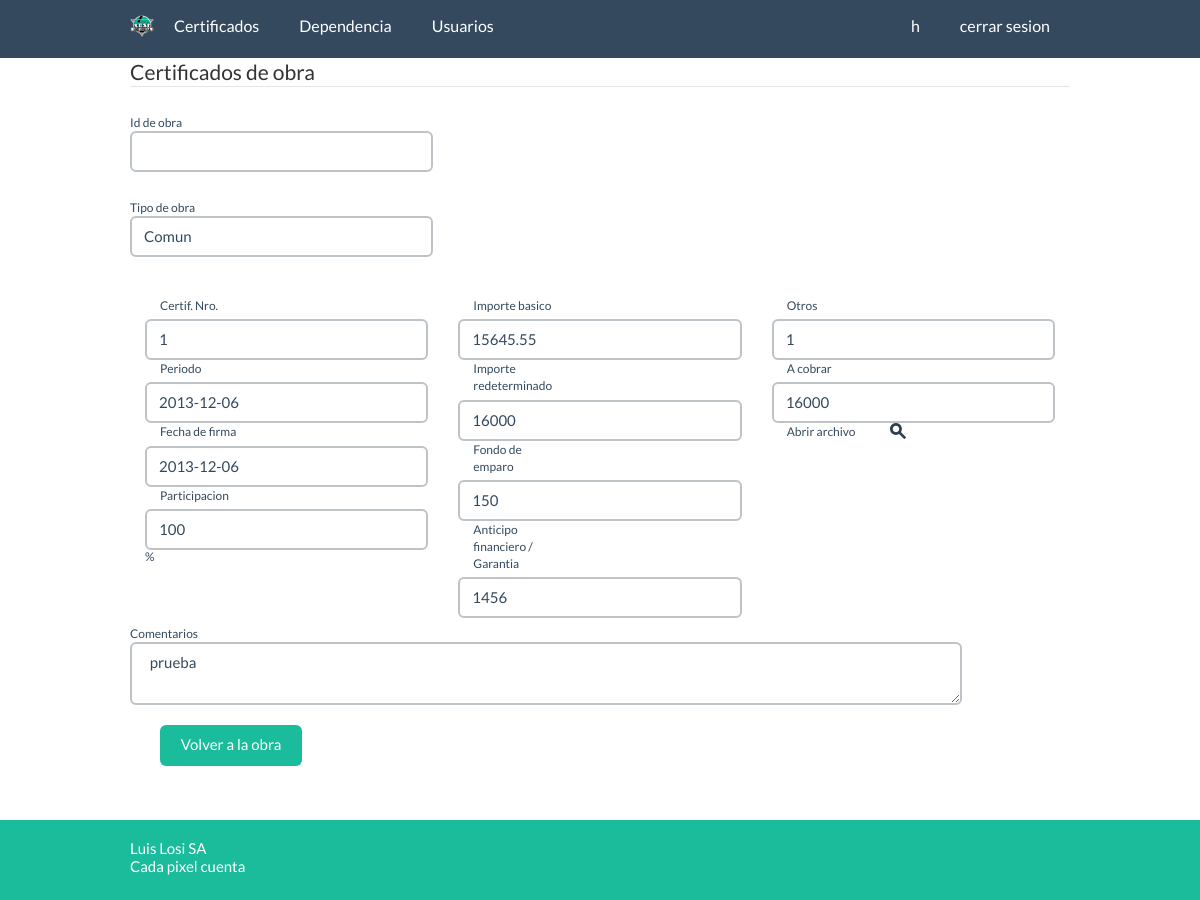
Screenshot of /certificados/muestra.php?id=1 (signed in) with the database file from the repository.
### tables this page shows
CREATE TABLE `tipocert` (
  `id` int(10) unsigned NOT NULL AUTO_INCREMENT,
  `descripcion` varchar(45) NOT NULL DEFAULT '',
  PRIMARY KEY (`id`)
);

CREATE TABLE `certificacion` (
  `id` int(10) unsigned NOT NULL AUTO_INCREMENT,
  `idObra` int(10) DEFAULT NULL,
  `certNro` int(10) unsigned DEFAULT NULL,
  `idTipo` int(10) unsigned DEFAULT NULL,
  `mes` varchar(15) DEFAULT NULL,
  `periodo` timestamp NULL DEFAULT NULL,
  `importeBasico` double DEFAULT NULL,
  `importeRedeterminado` double DEFAULT NULL,
  `fondoReparo` double DEFAULT NULL,
  `anticipoFinanciero` double DEFAULT NULL,
  `otrosDescuentos` double DEFAULT NULL,
  `aCobrar` double DEFAULT NULL,
  `comentario` varchar(50) DEFAULT NULL,
  `fecha` timestamp NULL DEFAULT NULL,
  `participacion` int(10) DEFAULT NULL,
  `imagen` varchar(250) DEFAULT NULL,
  `fechaFirma` timestamp NULL DEFAULT NULL,
  PRIMARY KEY (`id`),
  KEY `idObra` (`idObra`),
  KEY `FK_certificacion_2` (`idTipo`),
  CONSTRAINT `FK_certificacion_2` FOREIGN KEY (`idTipo`) REFERENCES `tipocert` (`id`),
  CONSTRAINT `FK_certificacion_ObraEjecutada` FOREIGN KEY (`idObra`) REFERENCES `obrasejecutadas` (`ID`)
);

### clases/ValueObject/TipocertValueObject.php (called while the page is built)
<?php
class TipocertValueObject {
    private $id, $descripcion;
    public function getId() {
        return $this->id;
    }
    public function setId($id) {
        $this->id = $id;
    }
    public function getDescripcion() {
        return $this->descripcion;
    }
    public function setDescripcion($descripcion) {
        $this->descripcion = $descripcion;
    }
}
?>

### clases/ActiveRecord/MysqlCertificacionActiveRecord.php (called while the page is built, shortened)
<?php
include_once '../clases/ValueObject/CertificacionValueObject.php';
class MysqlCertificacionActiveRecord implements ActiveRecord {
    public function buscarPorCertNro($oValueObject) {
        $sql = "SELECT * FROM certificacion";
        $sql .= " WHERE certNro = '".$oValueObject->getCertNro()."';";
        $resultado = mysql_query($sql);
        if($resultado){
            $fila = mysql_fetch_object($resultado);
            $oValueObject->setId($fila->id);
            $oValueObject->setIdObra($fila->idObra);
            $oValueObject->setCertNro($fila->certNro);
            $oValueObject->setIdTipo($fila->idTipo);
            $oValueObject->setMes($fila->mes);
            $oValueObject->setPeriodo($fila->periodo);
            $oValueObject->setImporteBasico($fila->importeBasico);
            $oValueObject->setImporteRedeterminado($fila->importeRedeterminado);
            $oValueObject->setFondoReparo($fila->fondoReparo);
            $oValueObject->setAnticipoFinanciero($fila->anticipoFinanciero);
            $oValueObject->setOtrosDescuentos($fila->otrosDescuentos);
            $oValueObject->setACobrar($fila->aCobrar);
            $oValueObject->setComentario($fila->comentario);
            $oValueObject->setFecha($fila->fecha);
            $oValueObject->setParticipacion($fila->participacion);
            $oValueObject->setImagen($fila->imagen);
            $oValueObject->setFechaFirma($fila->fechaFirma);
            return $oValueObject;
        } else {
            return FALSE;
        }
    }
}

### clases/ValueObject/CertificacionValueObject.php (called while the page is built, shortened)
<?php
class CertificacionValueObject {
    private $id, $idObra, $certNro, $idTipo, $mes, $periodo, $importeBasico;
    private $importeRedeterminado, $fondoReparo, $anticipoFinanciero;
    private $otrosDescuentos, $aCobrar, $comentario, $fecha;
    private $participacion, $imagen, $fechaFirma;
    public function getCertNro() {
        return $this->certNro;
    }
    public function setCertNro($certNro) {
        $this->certNro = $certNro;
    }
    public function getPeriodo() {
        return $this->periodo;
    }
    public function setPeriodo($periodo) {
        $this->periodo = $periodo;
    }
    public function getImporteBasico() {
        return $this->importeBasico;
    }
    public function setImporteBasico($importeBasico) {
        $this->importeBasico = $importeBasico;
    }
    public function getImporteRedeterminado() {
        return $this->importeRedeterminado;
    }
    public function setImporteRedeterminado($importeRedeterminado) {
        $this->importeRedeterminado = $importeRedeterminado;
    }
    public function getFondoReparo() {
        return $this->fondoReparo;
    }
    public function setFondoReparo($fondoReparo) {
        $this->fondoReparo = $fondoReparo;
    }
    public function getAnticipoFinanciero() {
        return $this->anticipoFinanciero;
    }
    public function setAnticipoFinanciero($anticipoFinanciero) {
        $this->anticipoFinanciero = $anticipoFinanciero;
    }
    public function getOtrosDescuentos() {
        return $this->otrosDescuentos;
    }
    public function setOtrosDescuentos($otrosDescuentos) {
        $this->otrosDescuentos = $otrosDescuentos;
    }
    public function getACobrar() {
        return $this->aCobrar;
    }
    public function setACobrar($aCobrar) {
        $this->aCobrar = $aCobrar;
    }
    public function getComentario() {
        return $this->comentario;
    }
    public function setComentario($comentario) {
        $this->comentario = $comentario;
    }
    public function getParticipacion() {
        return $this->participacion;
    }
    public function setParticipacion($participacion) {
        $this->participacion = $participacion;
    }
    public function getFechaFirma() {
        return $this->fechaFirma;
    }
    public function setFechaFirma($fechaFirma) {
        $this->fechaFirma = $fechaFirma;
    }
}
?>

### clases/ActiveRecord/MysqlTipocertActiveRecord.php (called while the page is built, shortened)
<?php
include_once '../clases/ValueObject/TipocertValueObject.php';
class MysqlTipocertActiveRecord implements ActiveRecord{
    public function buscar($oValueObject) {
        $sql = "SELECT * FROM tipocert ";
        $sql .= "WHERE id = " . $oValueObject->getId();
        $resultado = mysql_query($sql);
        if($resultado){
            $fila = mysql_fetch_object($resultado);
            $oValueObject->setId($fila->id);
            $oValueObject->setDescripcion($fila->descripcion);
            return $oValueObject;
        } else {
            return FALSE;
        }
    }
}
?>

### certificados/muestra.php (the view, shortened to what this page needs)
<?php
require_once '../clases/ActiveRecord/ActiveRecordAbstractFactory.php';
?>
<!DOCTYPE html>
<html>
    <head>
        <?php include_once "../includes/php/estilos.php";?>
    </head>
    <body>
        <?php include_once "../includes/php/header.php";
        include_once '../clases/ActiveRecord/MysqlCertificacionActiveRecord.php';
        include_once '../clases/ValueObject/CertificacionValueObject.php';
        $oCertificado = new MysqlCertificacionActiveRecord();
        $oCertificadoVO = new CertificacionValueObject();
        $oCertificadoVO->setCertNro($_GET["id"]);
        $oCertificadoVO = $oCertificado->buscarPorCertNro($oCertificadoVO);?>
        <div class="container">
            <form class="form-horizontal">
                <legend>Certificados de obra</legend>
                <div class="form-group col-lg-12">
                    <div class="col-lg-4">
                        <div class="form-group" >
                            <label class="control-label">Id de obra</label><br />
                             <?php
                            if(isset($_GET['idobra'])){
                                ?>
                            <input class="form-control short small" name="identificador" id="identificador" value="<?php echo $_GET['idobra'];?>" size="10">
                                <?php
                            } else {
                            ?>
                            <input class="form-control short small" name="identificador" id="identificador" value="" size="10">
                            <?php
                            }
                            ?>
                        </div>
                        <div>
                            <div class="form-group">
                                <label class="control-label">Tipo de obra</label><br />
                                <?php
                                    include_once '../clases/ActiveRecord/MysqlTipocertActiveRecord.php';
                                    include_once '../clases/ValueObject/TipocertValueObject.php';
                                    $oTipoCert = new MysqlTipocertActiveRecord();
                                    $oTipocertVO = new TipocertValueObject();
                                    $oTipocertVO->setId($oCertificadoVO->getIdTipo());
                                    $oTipocertVO = $oTipoCert->buscar($oTipocertVO);
                                ?>
                                <input class="form-control short small" name="Tipo_obra" id="identificador" value="<?php echo utf8_encode($oTipocertVO->getDescripcion()); ?>" size="10">
                            </div>
                        </div>
                    </div>
                </div>
                <div class="col-lg-4">
                    <div>
                        <label class="col-lg-5">Certif. Nro.</label>
                        <input class="form-control short small" name="nrocert" value="<?php echo utf8_encode($oCertificadoVO->getCertNro()); ?> " id="nrocert" size="10">
                    </div>
                    <div>
                        <label class="col-lg-5">Periodo</label>
                        <input class="form-control short small" name="periodo" value="<?php echo substr(utf8_encode($oCertificadoVO->getPeriodo()), 0, 10)  ; ?> " id="periodo" size="10">
                    </div>
                    <div >
                        <label class="col-lg-5">Fecha de firma</label>
                        <input class="form-control short small" name="fechafirma" value="<?php echo substr(utf8_encode($oCertificadoVO->getFechaFirma()), 0, 10)  ; ?> " id="fechafirma" size="10">
                    </div>
                    <div>
                        <label class="col-lg-5">Participacion</label>
                        <input class="form-control short small" name="participacion" value="<?php echo utf8_encode($oCertificadoVO->getParticipacion()); ?> " id="participacion" size="10">%
                    </div>
               </div>
                <div class="col-lg-4">
                    <div>
                        <label class="col-lg-5">Importe basico</label>
                        <input class="form-control short small" name="importeb" value="<?php echo utf8_encode($oCertificadoVO->getImporteBasico()); ?> " id="importeb" size="10">
                    </div>
                    <div >
                        <label class="col-lg-5">Importe redeterminado</label>
                        <input class="form-control short small" name="importer" value="<?php echo utf8_encode($oCertificadoVO->getImporteRedeterminado()); ?> " id="importer" size="10">
                    </div>
                    <div>
                        <label class="col-lg-5">Fondo de emparo</label>
                        <input class="form-control short small" name="fondoamp" value="<?php echo utf8_encode($oCertificadoVO->getFondoReparo()); ?> " id="fondoamp" size="10">
                    </div>
                    <div>
                        <label class="col-lg-5">Anticipo financiero / Garantia</label>
                        <input class="form-control short small" name="anticipo" value="<?php echo utf8_encode($oCertificadoVO->getAnticipoFinanciero()); ?> " id="anticipo" size="10">
                    </div>
               </div>
                <div class="col-lg-4">
                    <div>
                        <label class="col-lg-5">Otros</label>
                        <input class="form-control short small" name="otros" value="<?php echo utf8_encode($oCertificadoVO->getOtrosDescuentos()); ?> " id="otros" size="10">
                    </div>
                    <div >
                        <label class="col-lg-5">A cobrar</label>
                        <input class="form-control short small" name="acobrar" value="<?php echo utf8_encode($oCertificadoVO->getACobrar()); ?> " id="acobrar" size="10">
                    </div>
                    <div class="">
                        <label class="col-lg-5">Abrir archivo</label>
                        <a href="#"><img src="../images/todo/search.png" /></a>
                    </div>
               </div>
               <div class="form-group col-lg-11">
                    <label class="control-label">Comentarios</label><br />
                    <textarea class="col-lg-9 form-control" rows="2" maxlength="250" name="comentarios" id="comentarios" > <?php echo utf8_encode($oCertificadoVO->getComentario()); ?> </textarea>
               </div>
                <div class="span3">
                        <a href="../obras/muestra.php?id=<?php echo $_GET['idobra']?>" class="btn  btn-primary">&nbsp;&nbsp;&nbsp;Volver a la obra&nbsp;&nbsp;&nbsp;</a>
                </div>
            </form>
         </div>
        <?php include_once "../includes/php/footer.php";?>
    </body>
</html>

### css/flat-ui.css (style rules this page uses)
body { font-family: 'Lato', Helvetica, Arial, sans-serif; font-size: 14px; line-height: 1.231; color: #34495e; background-color: #ffffff; }
a { color: #16a085; text-decoration: none; -webkit-transition: 0.25s; -moz-transition: 0.25s; -o-transition: 0.25s; transition: 0.25s; -webkit-backface-visibility: hidden; }
.btn, .btn-group > .btn, .btn-group > .dropdown-menu, .btn-group > .popover { font-size: 15px; font-weight: 400; }
.btn { border: none; background: #bdc3c7; color: #ffffff; padding: 9px 12px 10px; line-height: 22px; text-decoration: none; border-radius: 6px; -webkit-transition: 0.25s linear; -moz-transition: 0.25s linear; -o-transition: 0.25s linear; transition: 0.25s linear; -webkit-backface-visibility: hidden; -webkit-user-select: none; -moz-user-select: none; -ms-user-select: none; -o-user-select: none; user-select: none; }
.btn.btn-primary { background-color: #1abc9c; }
textarea { font-size: 15px; line-height: 24px; padding: 5px 11px; }
label { font-weight: normal; line-height: 1.4285755000000002em; }
.form-control { border: 2px solid #bdc3c7; color: #34495e; font-family: 'Lato', Helvetica, Arial, sans-serif; font-size: 15px; padding: 8px 12px; height: 41px; -webkit-appearance: none; border-radius: 6px; -webkit-box-shadow: none; -moz-box-shadow: none; box-shadow: none; -webkit-transition: border .25s linear, color .25s linear, background-color .25s linear; -moz-transition: border .25s linear, color .25s linear, background-color .25s linear; -o-transition: border .25s linear, color .25s linear, background-color .25s linear; transition: border .25s linear, color .25s linear, background-color .25s linear; -webkit-backface-visibility: hidden; }
.form-group { position: relative; margin-bottom: 20px; }
.form-group { position: relative; }

### css/demo.css (style rules this page uses)
.container { max-width: 970px !important; }

### css/otros-estilos.css (style rules this page uses)
@media (min-width: 981px) { body { padding-top: 60px; } }
* { margin: 0; }
html, body { height: 100%; }
body { font-size: 12px; }
.container { min-height: 100%; height: auto !important; height: 100%; margin: 0 auto -40px; }

### rows the page displays
tipocert: Tipo_obra "Comun"
certificacion: nrocert "1", periodo "2013-12-06", fechafirma "2013-12-06", participacion "100", importeb "15645.55", importer "16000", fondoamp "150", anticipo "1456", otros "1", acobrar "16000", comentarios "prueba"

### other values shown
$_SESSION['nombre'] "h"
